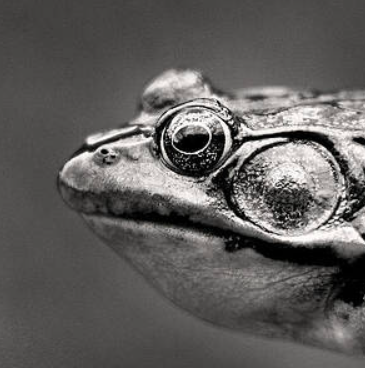
#> input picture Images/frog.png, 365 x 368 px
$ python pg8.py
#> lines starting #> are read from the running program, lines starting #| are printed output that depends on the picture; after the words box and inside, x2 and y2 are one past the last pixel; in counts of white or black regions, pixels touching at a corner belong together
"""
Program 8. Thresholding for Image Segmentation: Perform global thresholding (Otsu’s method) and
adaptive thresholding for segmenting images.

Anthony Pinto Robinson
18/02/2026
"""

import cv2
import matplotlib.pyplot as plt

image = cv2.imread('Images/frog.png', cv2.IMREAD_GRAYSCALE)
#> image: shape (368, 365); min 0, max 255, mean 93.2

if image is None:
    print("Image not found.")
    exit()

# 1. Global Thresholding using Otsu's Method
_, otsu_thresh = cv2.threshold(image, 0, 255,cv2.THRESH_BINARY + cv2.THRESH_OTSU)
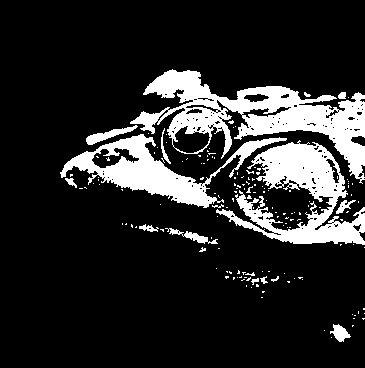
#> otsu_thresh: shape (368, 365); 16.2% white; 155 white regions (139 under 20 px), largest, box (x1, y1, x2, y2) and area: (130, 69, 365, 184) 8957, (216, 140, 365, 245) 6275, (60, 134, 287, 208) 4763

# 2. Adaptive Thresholding
adaptive_thresh = cv2.adaptiveThreshold( image, 255, cv2.ADAPTIVE_THRESH_MEAN_C,cv2.THRESH_BINARY, 11, 2)
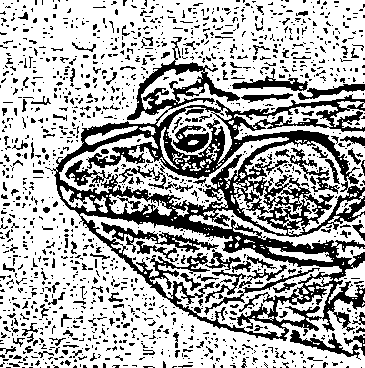
#> adaptive_thresh: shape (368, 365); 68.8% white; 1393 black regions (1235 under 20 px), largest, box (x1, y1, x2, y2) and area: (45, 37, 365, 341) 23006, (101, 222, 219, 253) 868, (290, 330, 365, 360) 669

# Display Results
images = [image, otsu_thresh, adaptive_thresh]

titles = ['Original Image',
          'Otsu Global Threshold',
          'Adaptive Threshold']

plt.figure(figsize=(12, 8))
for i in range(3):
    plt.subplot(1, 3, i + 1)
    plt.imshow(images[i], cmap='gray')
    plt.title(titles[i])
    plt.axis('off')

plt.tight_layout()
plt.show()
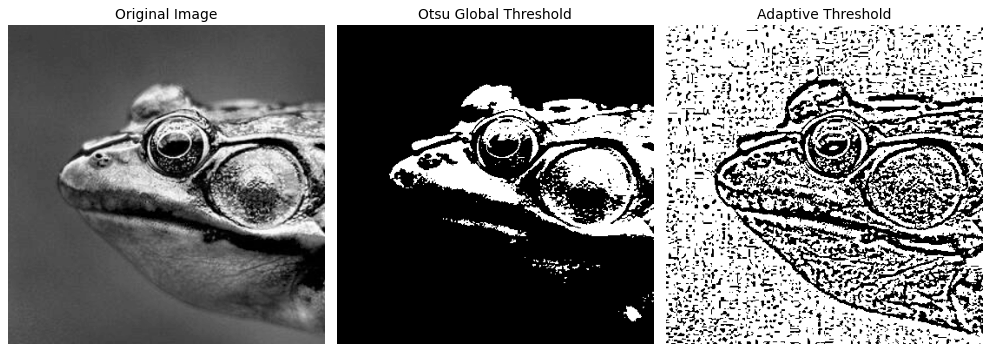
#> figure drawn by matplotlib, 3 panels

$ run again, with Images/cheetha.png copied over Images/frog.png
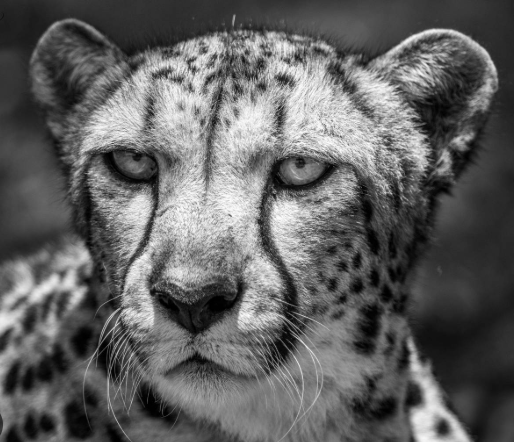
#> input picture Images/cheetha.png, 514 x 442 px
#> `_, otsu_thresh = cv2.threshold(image, 0, 255,cv2.THRESH_BINARY + cv2.T..`:
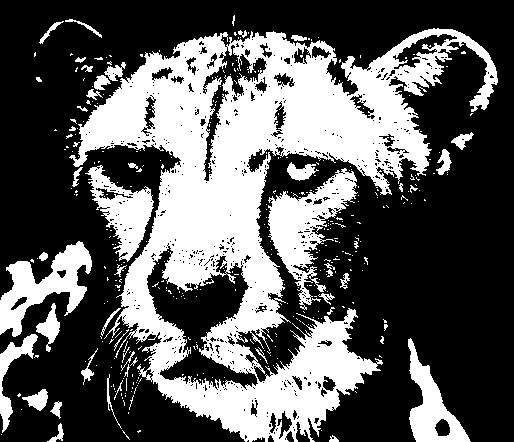
#> otsu_thresh: shape (442, 514); 36.2% white; 387 white regions (339 under 20 px), largest, box (x1, y1, x2, y2) and area: (69, 28, 498, 442) 62818, (268, 168, 358, 310) 4710, (0, 241, 92, 337) 3657
#> adaptive_thresh: shape (442, 514); 61% white; 1937 black regions (1702 under 20 px), largest, box (x1, y1, x2, y2) and area: (21, 7, 509, 442) 41618, (0, 143, 182, 386) 10218, (386, 262, 488, 442) 2141
#> `plt.show()`:
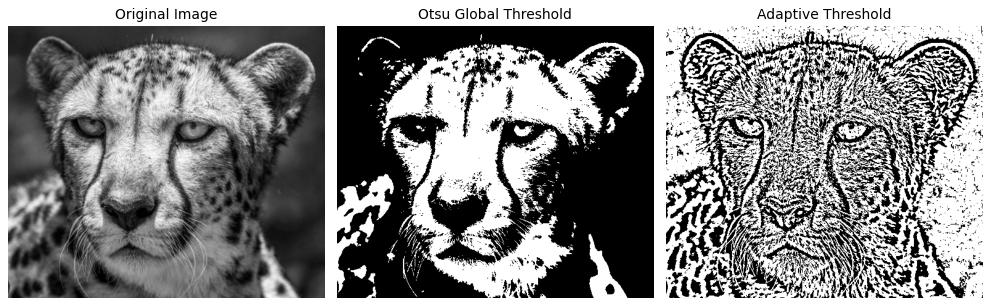
#> figure drawn by matplotlib, 3 panels
